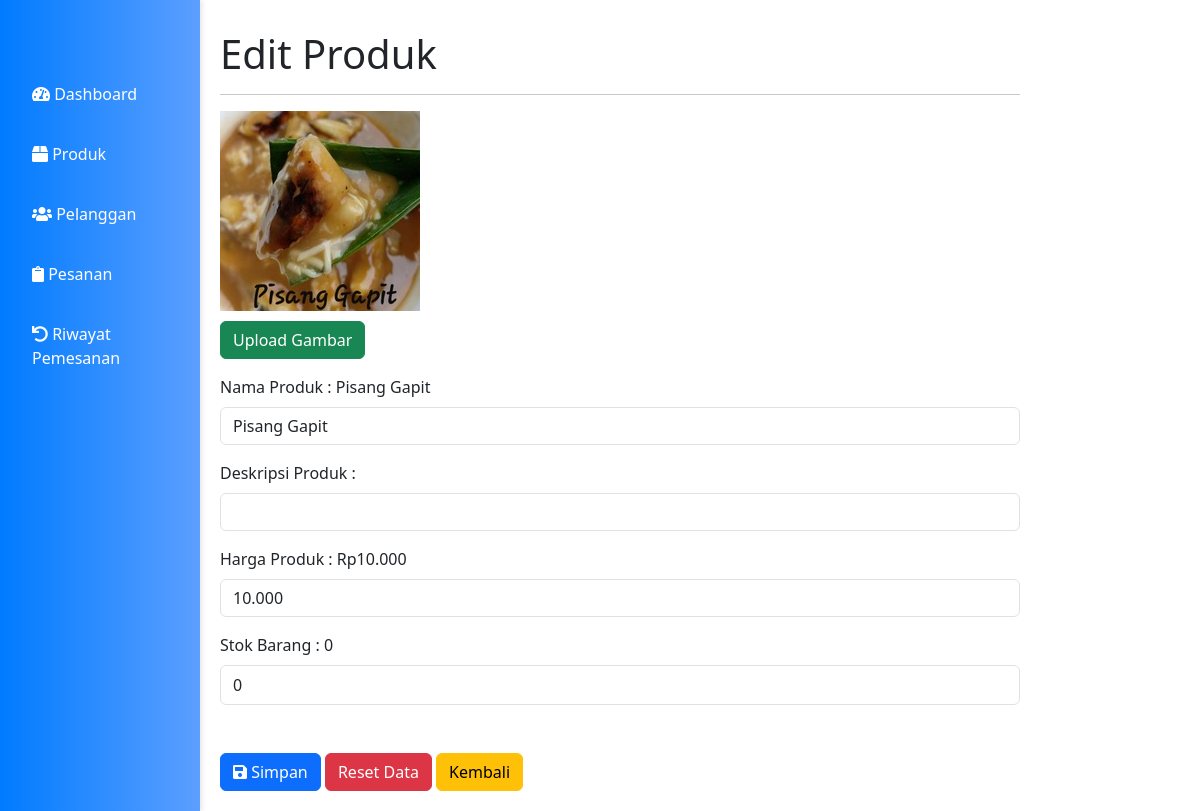
The page /admin/editproduk.php?item_id=2 (signed in) on the database its author committed.
### tables this page shows
CREATE TABLE `items` (
  `item_id` int(11) NOT NULL,
  `item_name` varchar(225) NOT NULL,
  `stok` int(11) NOT NULL,
  `harga` decimal(6,3) NOT NULL,
  `item_image` varchar(100) DEFAULT NULL,
  `item_desc` text DEFAULT NULL,
  `aktif` tinyint(1) NOT NULL DEFAULT 1
);

### admin/editproduk.php (the view, shortened to what this page needs)
<?php
include "../koneksi/koneksi.php" ?>
<!DOCTYPE html>
<html lang="en">
<head>
  <link href="https://cdn.jsdelivr.net/npm/bootstrap@5.3.0/dist/css/bootstrap.min.css" rel="stylesheet">
  <link rel="stylesheet" href="https://cdnjs.cloudflare.com/ajax/libs/font-awesome/5.15.3/css/all.min.css">
</head>
<body>
  <div class="sidebar">
    <a href="dashboard.php"><i class="fas fa-tachometer-alt"></i> Dashboard</a>
    <a href="produk.php"><i class="fas fa-box"></i> Produk</a>
    <a href="pelanggan.php"><i class="fas fa-users"></i> Pelanggan</a>
    <a href="pesanan.php"><i class="fas fa-clipboard"></i> Pesanan</a>
    <a href="riwayatpemesanan.php"><i class="fas fa-undo"></i> Riwayat Pemesanan</a>
  </div>
  <div class="content">
    <div class="col-sm-9 col-sm-offset-3 col-md-10 col-md-offset-2 main">
      <h1 class="page-header">Edit Produk</h1>
      <hr>
      <section class="row">
        <div class="col-md-12">
          <div class="box box-danger">
            <?php
            $item_id = $_GET['item_id'];
            $query = $conn->query("SELECT * FROM items where item_id='$item_id'");
            while ($edit = $query->fetch(PDO::FETCH_ASSOC)) {
            ?>
              <form role="form" action="editprodukproses.php" method="post" enctype="multipart/form-data">
                <div class="box-body">
                  <div class="form-group">
                    <img src="../<?php echo $edit['item_image']; ?>" alt="Gambar Produk" width="200" height="200">
                  </div>
                  <a id="tombol-upload" class="btn btn-success" style="margin-top: 10px;">Upload Gambar</a>
                  <div class="form-group mt-3">
                    <label>Nama Produk : <?php echo $edit['item_name'] ?></label>
                    <input type="text" value="<?php echo $edit['item_name'] ?>" name="item_name"
                      class="form-control mt-2" placeholder="" required>
                  </div>
                  <div class="form-group mt-3">
                    <label>Deskripsi Produk :</label>
                    <input type="text" value="<?php echo $edit['item_desc'] ?>" name="item_desc"
                      class="form-control mt-2" placeholder="" required>
                  </div>
                  <div class="form-group mt-3">
                    <label>Harga Produk : Rp<?php echo $edit['harga'] ?></label>
                    <input type="text" value="<?php echo $edit['harga'] ?>" name="harga"
                      class="form-control mt-2" placeholder="" required>
                  </div>
                  <div class="form-group mt-3">
                    <label>Stok Barang : <?php echo $edit['stok'] ?></label>
                    <input type="number" value="<?php echo $edit['stok'] ?>" name="stok" style="height: 40px;"
                      class="form-control mt-2" placeholder="" required min="0" max="1000">
                  </div>
                  <div class="box mt-5">
                    <button type="submit" class="btn btn-primary"><i class="fas fa-save"></i> Simpan</button>
                    <button type="reset" class="btn btn-danger">Reset Data</button>
                    <a href="produk.php" class="btn btn-warning">Kembali</a>
                  </div>
                </div>
              </form>
            <?php
            }
            ?>
      </section>
    </div>
  </div>

### admin/editproduk.php (style rules this page uses)
.sidebar { height: 100%; width: 200px; position: fixed; z-index: 1; top: 0; left: 0; background: linear-gradient(to right, #007bff, #5c9fff); display: flex; flex-direction: column; padding-top: 70px; box-shadow: 2px 0 5px rgba(0, 0, 0, 0.1); }
.sidebar a { padding: 12px 8px 12px 32px; text-decoration: none; font-size: 16px; color: white; display: block; margin-bottom: 12px; border-radius: 4px; transition: background-color 0.3s ease, transform 0.2s ease; }
.content { margin-left: 200px; padding: 20px; padding-top: 30px; }

### rows shown on the page
items: item_image (picture), item_name "Pisang Gapit", harga "10.000", stok "0"
